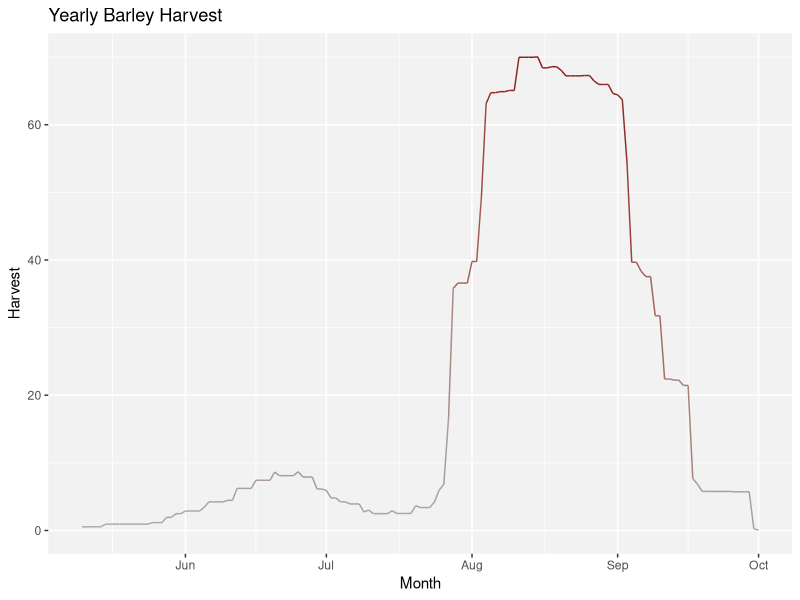

Generate this figure with R:
# This Script takes the consolidated table with harvest seasons
#"1. Creates a decent csv that can be read directly as fields trend

wd <- "/Users/fernanda/Documents/Batmelon/ITAM/AprendizajeMaquina2/git_repo/Beerhouse/aux_documents/" ## where to find the
## excel files that contain demand trends for consumer
setwd(wd)

library(readxl)
library(ggplot2)
library(dplyr)

# Reading files ##############################################################
fields_no_noise <- read_excel("creating_fields_trend.xlsx", sheet = 2,
                               skip = 0)
all_harvests <- list()

# This function creates a vector 
get_harvest<- function(row){
  harvest_dates <- seq(as.Date(fields_no_noise$begin_date[row]), 
                      as.Date(fields_no_noise$end_date[row]), "days")
  active_dates <- seq(as.Date(fields_no_noise$begin_date_active[row]), 
                       as.Date(fields_no_noise$end_date_active[row]), "days")
  
  # We're gonna assume that an "active" day yields twice as a regular day.
  # So baseline: 1 "unit" every regular day
  regular_harvest <- data.frame(Date = harvest_dates,
                                basic_harvest = rep(1, length(harvest_dates)))
  active_harvest <- data.frame(Date = active_dates,
                               active_harvest = rep(1, length(active_dates)))
  
  harvest <- regular_harvest %>% left_join(active_harvest)  %>% 
    mutate(active_harvest= ifelse(is.na(active_harvest), 0, active_harvest),
           total_harvest = basic_harvest + active_harvest,
           harvest_proportion = total_harvest/sum(total_harvest),
           harvest = harvest_proportion*fields_no_noise$harvest[row]) %>%
           select(Date,harvest) 
}

for(i in 1:nrow(fields_no_noise)){
all_harvests[[i]] <- get_harvest(i)
}


fields_no_noise <- do.call("rbind", all_harvests) %>%
  filter(is.na(harvest) == FALSE) %>%
  group_by(Date) %>%
  summarise(total_harvest = sum(harvest)) %>%
  ungroup

# csv should have Month, Day, Supply fields

one_year <- data.frame(Date = seq(as.Date('2013-01-01'),as.Date('2013-12-31'), "days"))

fields_no_noise_for_csv <- one_year %>% left_join(fields_no_noise) %>%
  mutate(Supply= as.numeric(ifelse(is.na(total_harvest), 0, total_harvest)),
         Month = substr(Date, 6,7),
         Month = factor(Month,
            levels = c("01", "02", "03", "04", "05", "06",
                       "07", "08", "09", "10", "11", "12"),
            labels = c("January", "February", "March",
                       "April", "May", "June", "July",
                       "August", "September", "October",
                       "November", "December" )),
         Month = as.character(Month),
         Day = substr(Date, 9,10)) %>%
  select(Month, Day, Supply)

# Plot!
q <- ggplot(fields_no_noise, aes(x = Date, y = total_harvest, color = total_harvest)) + 
  geom_line()  +
  guides(color = "none") +
  scale_colour_continuous(low = "darkgrey", high = "firebrick4") +
  theme(panel.background = element_rect(fill = "gray95")) + 
  labs(x = "Month", y = "Harvest") +
  ggtitle("Yearly Barley Harvest")
q

# Anything below this line is not part of the code, erase if present

write.csv(fields_no_noise_for_csv, "fields_trend.csv", row.names = FALSE)

